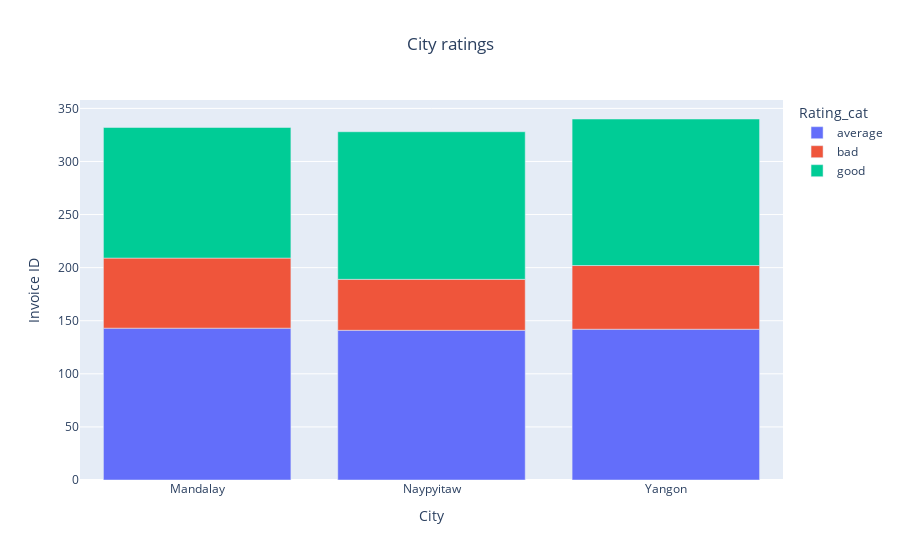

The cell this chart's notebook holds for it:
### Code cell
fig = px.bar(ratings_per_city, x='City', y= 'Invoice ID', color='Rating_cat', title = 'City ratings')
fig.update_layout(title_x=0.5)
fig.show()

### Figure 1 — Plotly figure (JSON) as saved in the notebook; plotly's stock layout.template omitted (floating-point values rounded to 4 significant figures)
{"data": [{"alignmentgroup": "True", "hovertemplate": "Rating_cat=average<br>City=%{x}<br>Invoice ID=%{y}<extra></extra>", "legendgroup": "average", "marker": {"color": "#636efa", "pattern": {"shape": ""}}, "name": "average", "offsetgroup": "average", "orientation": "v", "showlegend": true, "textposition": "auto", "type": "bar", "x": ["Mandalay", "Naypyitaw", "Yangon"], "xaxis": "x", "y": [143, 141, 142], "yaxis": "y"}, {"alignmentgroup": "True", "hovertemplate": "Rating_cat=bad<br>City=%{x}<br>Invoice ID=%{y}<extra></extra>", "legendgroup": "bad", "marker": {"color": "#EF553B", "pattern": {"shape": ""}}, "name": "bad", "offsetgroup": "bad", "orientation": "v", "showlegend": true, "textposition": "auto", "type": "bar", "x": ["Mandalay", "Naypyitaw", "Yangon"], "xaxis": "x", "y": [66, 48, 60], "yaxis": "y"}, {"alignmentgroup": "True", "hovertemplate": "Rating_cat=good<br>City=%{x}<br>Invoice ID=%{y}<extra></extra>", "legendgroup": "good", "marker": {"color": "#00cc96", "pattern": {"shape": ""}}, "name": "good", "offsetgroup": "good", "orientation": "v", "showlegend": true, "textposition": "auto", "type": "bar", "x": ["Mandalay", "Naypyitaw", "Yangon"], "xaxis": "x", "y": [123, 139, 138], "yaxis": "y"}], "layout": {"barmode": "relative", "legend": {"title": {"text": "Rating_cat"}, "tracegroupgap": 0}, "title": {"text": "City ratings", "x": 0.5}, "xaxis": {"anchor": "y", "domain": [0, 1], "title": {"text": "City"}}, "yaxis": {"anchor": "x", "domain": [0, 1], "title": {"text": "Invoice ID"}}}}
